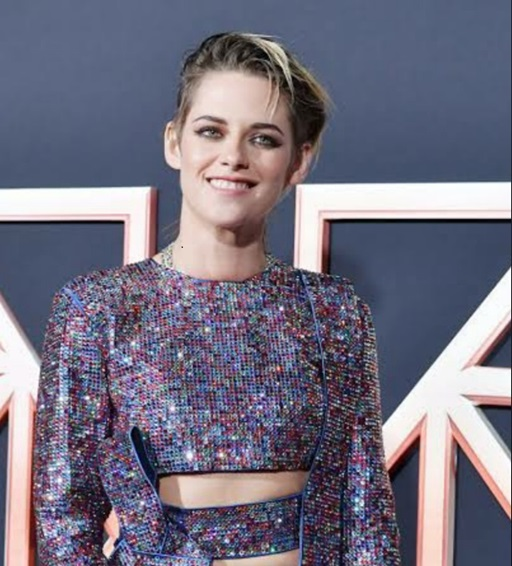
#> input picture data/kris.jpg, 512 x 566 px
$ jupyter execute 3_shapes.ipynb
#> lines starting #> are read from the running program, lines starting #| are printed output that depends on the picture
[cell 1]
import cv2

## line

[cell 2]
#(point1,point2,color,thickness)
img=cv2.imread('data/kris.jpg',1)
#> img is the input picture: shape (566, 512, 3); mean B, G, R 128.2, 111.2, 115
img=cv2.line(img,(0,0),(0,255),(255,0,0),3)
cv2.imshow('fram',img)
cv2.waitKey(0)
cv2.destroyAllWindows()

## arrowedLine

[cell 3]
#(point1,point2,color,thickness)
img=cv2.imread('data/kris.jpg',1)
img=cv2.arrowedLine(img,(0,0),(255,255),(255,0,0),3)

cv2.imshow('fram',img)
cv2.waitKey(0)
cv2.destroyAllWindows()

## rectangle

[cell 4]
img=cv2.imread('data/kris.jpg',1)
img=cv2.rectangle(img,(0,0),(255,255),(255,0,0),3)
cv2.imshow('fram',img)
cv2.waitKey(0)
cv2.destroyAllWindows()

[cell 5]
#filled by thickness=-1
#img=cv2.rectangle(img,(0,0),(255,255),(255,0,0),-1)

[cell 6]
#circlce
#(center,radius,color,thickness)
img=cv2.imread('data/kris.jpg',1)
img=cv2.circle(img,(33,44),12,(0,255,0),-1)
cv2.imshow('fram',img)
cv2.waitKey(0)
cv2.destroyAllWindows()

## text print

[cell 7]
img=cv2.imread('data/kris.jpg',1)
font=cv2.FONT_HERSHEY_SIMPLEX
img=cv2.putText(img,'OpenCV',(10,540),font,4,(0,0,255),3,cv2.LINE_AA)
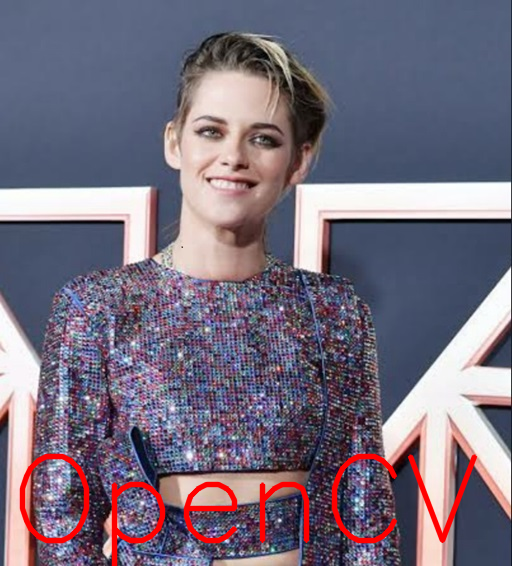
#> img: shape (566, 512, 3); mean B, G, R 125.7, 109, 117.9
cv2.imshow("img",img)
cv2.waitKey(0)
cv2.destroyAllWindows()

## random no to image

[cell 8]
import numpy as np

img=cv2.imread('data/kris.jpg',0)
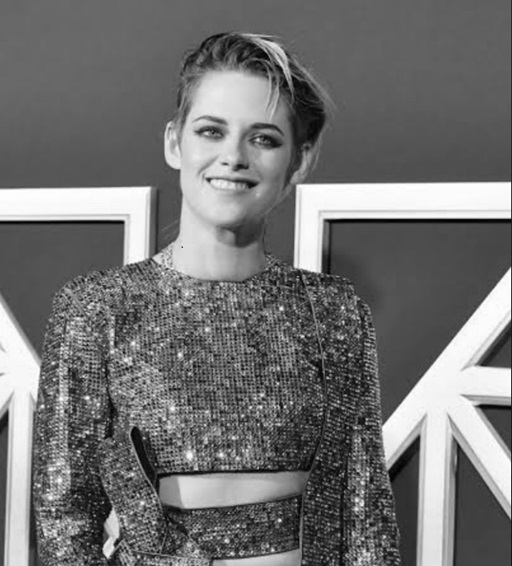
#> img: shape (566, 512); min 0, max 255, mean 114.3
mask=np.random.randint(0,255,size=(img.shape),dtype=np.uint8)

cv2.imshow('mask',mask)
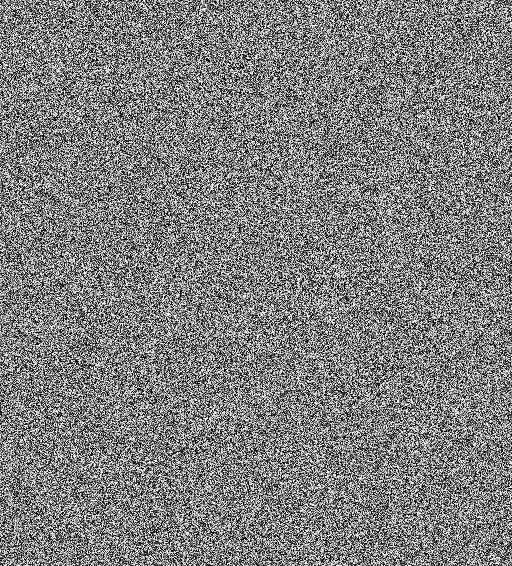
#> window 'mask': shape (566, 512); min 0, max 254, mean 126.8
cv2.waitKey(0) & 0xFF
cv2.destroyAllWindows()

$ run again, with data/Filter2d.jpg copied over data/kris.jpg
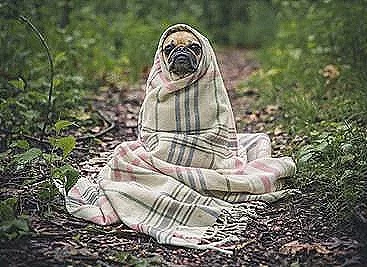
#> input picture data/Filter2d.jpg, 367 x 267 px
#> img is the input picture: shape (267, 367, 3); mean B, G, R 92.3, 110.1, 108.3
#> `img=cv2.imread('data/kris.jpg',0)`:
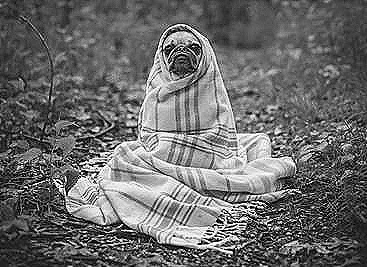
#> img: shape (267, 367); min 0, max 255, mean 107.5
#> `cv2.imshow('mask',mask)`:
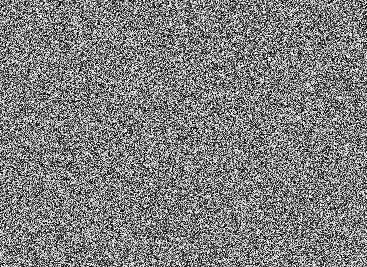
#> window 'mask': shape (267, 367); min 0, max 254, mean 126.8
